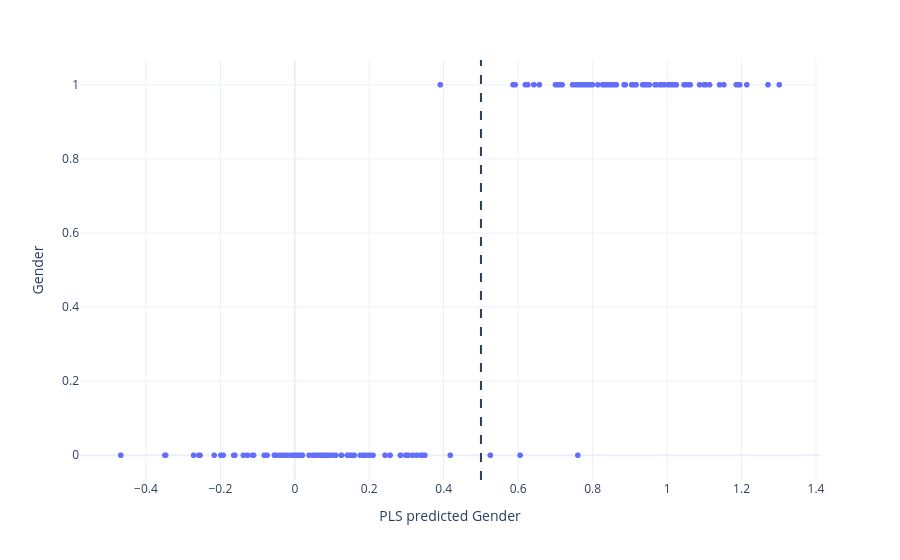

This figure's notebook cell:
### Markdown cell above
The predictions of a PLS regression model is a continuous value. To convert this number into a class prediction, we need an extra classification rule or algorithm. The simplest procedure is to assign the class membership which is closest to the predicted value. For example, the class will be 0 (Female) if prediction < 0.5, or Male if > 0.5.

### Code cell
predictFrame = pds.DataFrame(np.c_[plsModel.predict(logXDataMatrix), YGenderDummy], columns=['Predicted', 'Gender'])

fig = px.scatter(predictFrame, x="Predicted", y="Gender", render_mode='webgl', 
                labels={"Predicted": "PLS predicted Gender",
                        "Gender": "Gender"}, 
                template='plotly_white')

fig.add_vline(x=0.5, line_dash="dash")

fig.show()

### Figure 1 — Plotly figure (JSON) as saved in the notebook; plotly's stock layout.template omitted (floating-point values rounded to 4 significant figures; data arrays with more than 128 entries replaced by an {"elided": "..."} marker saying what was removed)
{"data": [{"hovertemplate": "PLS predicted Gender=%{x}<br>Gender=%{y}<extra></extra>", "legendgroup": "", "marker": {"color": "#636efa", "symbol": "circle"}, "mode": "markers", "name": "", "showlegend": false, "type": "scattergl", "x": {"elided": "168 float values"}, "xaxis": "x", "y": {"elided": "168 float values"}, "yaxis": "y"}], "layout": {"legend": {"tracegroupgap": 0}, "margin": {"t": 60}, "shapes": [{"line": {"dash": "dash"}, "type": "line", "x0": 0.5, "x1": 0.5, "xref": "x", "y0": 0, "y1": 1, "yref": "y domain"}], "xaxis": {"anchor": "y", "domain": [0, 1], "title": {"text": "PLS predicted Gender"}}, "yaxis": {"anchor": "x", "domain": [0, 1], "title": {"text": "Gender"}}}}
